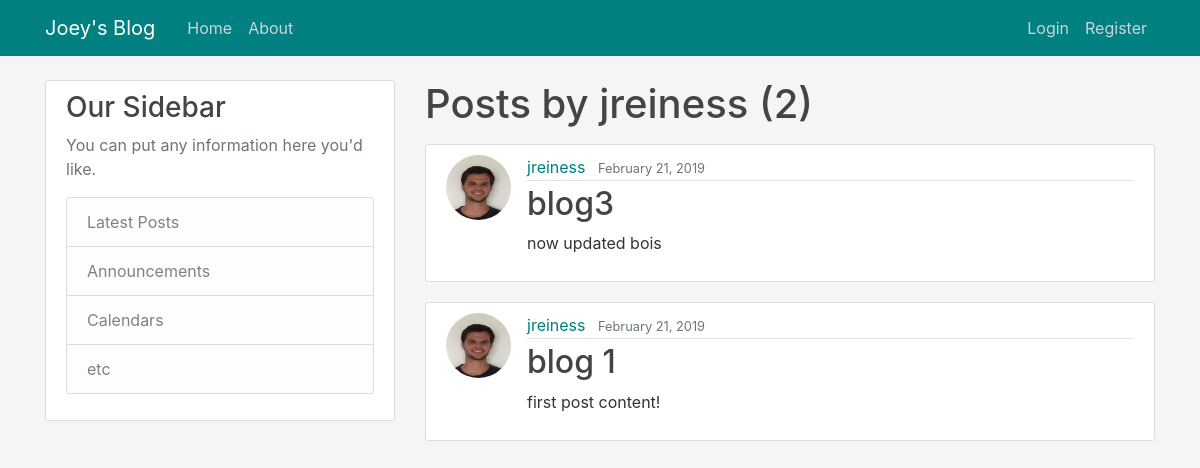
The app's page /user/jreiness/, older data.
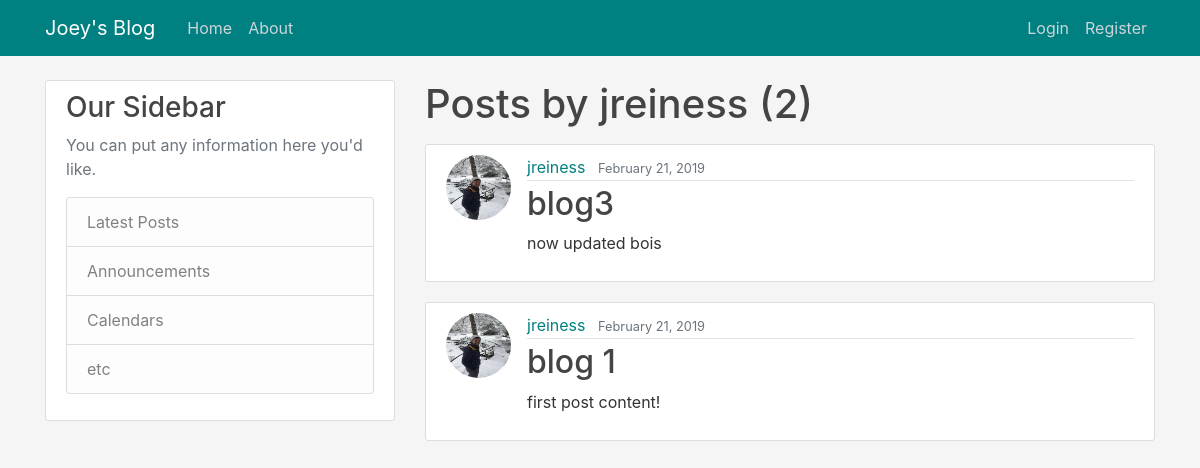
The same page, newer data.
### blog/models.py (models this page shows, shortened)
class Post(models.Model):
    title = models.CharField(max_length=100)
    content = models.TextField()
    date_posted = models.DateTimeField(default=timezone.now)
    author = models.ForeignKey(User, on_delete=models.CASCADE) #on_delete says what to do if user is deleted - what happens to post?

### users/models.py (models this page shows, shortened)
class Profile(models.Model):
    user = models.OneToOneField(User, on_delete=models.CASCADE)
    image = models.ImageField(default='default.jpg',upload_to='profile_pics')
    bio = models.TextField(default='I should really write a bio...', max_length=100)

### blog/views.py (the view)
# urls.py: path('user/<str:username>/', UserPostListView.as_view(), name='user-posts'),
class UserPostListView(ListView):
    model = Post
    template_name = 'blog/user_posts.html' #by default looks for app/model_type.html, e.g. blog/post_list.html
    context_object_name = 'posts' #the name to be referenced in template, by default it sends object_list
    paginate_by = 5
    def get_queryset(self):
        user = get_object_or_404(User, username=self.kwargs.get('username'))
        return Post.objects.filter(author=user).order_by('-date_posted')

### blog/templates/blog/user_posts.html (shortened to what this page needs)
{% extends 'blog/base.html'%}
{% block content %}
	<h1 class="mb-3">Posts by {{ view.kwargs.username  }} ({{ page_obj.paginator.count }})</h1>
	{% for post in posts %}
		<article class="media content-section">
			<img class="rounded-circle article-img" src="{{ post.author.profile.image.url }}">
		  <div class="media-body">
			<div class="article-metadata">
				<a class="mr-2" href="{% url 'user-posts' post.author.username %}">{{ post.author }}</a>
			  <small class="text-muted">{{ post.date_posted|date:"F j, Y" }}</small>
			</div>
			<h2><a class="article-title" href="{% url 'post-detail' post.id %}">{{ post.title }}</a></h2>
			<p class="article-content">{{ post.content }}</p>
		  </div>
		</article>
	{% endfor %}
{% endblock content %}

Row changes from the older to the newer data that the page shows:
changed through a linked row, Post "blog3": author.profile.image: a different picture
changed through a linked row, Post "blog 1": author.profile.image: a different picture
